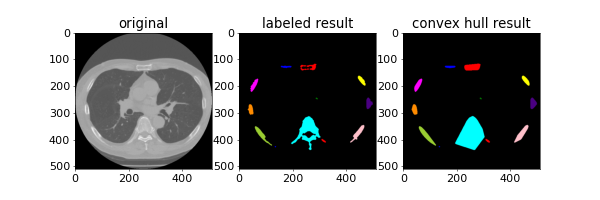
#> input picture img/convexhull2d.png, 600 x 200 px
$ python -i skeleton2d.py   (imports and definitions only)
#> lines starting #> are read from the running program, lines starting #| are printed output that depends on the picture; after the words box and inside, x2 and y2 are one past the last pixel; in counts of white or black regions, pixels touching at a corner belong together
import matplotlib
import matplotlib.pyplot as plt
import numpy as np

from skimage.measure import label
from skimage.morphology import disk, binary_closing, binary_opening, convex_hull_image, skeletonize, dilation
from skimage.color import label2rgb

plt.rcParams["font.size"] = 16

def skeleton_2d(input_img):

    im_row = 2
    im_col = 3

    plt.figure(figsize=(12, 9), dpi=50),plt.subplots_adjust(hspace=0.5)
    plt.subplot(im_row,im_col,1),plt.title("original"),plt.imshow(input_img, cmap="gray")

    # Threshold
    output_img = np.where(input_img>100, 1, 0)
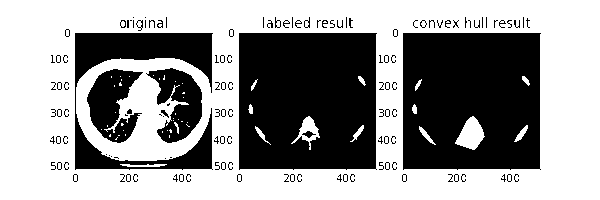
#> output_img: shape (200, 600) int64; values 0 (black) and 1 (white), 59.1% white; 128 black regions (103 under 20 px), largest, box (x1, y1, x2, y2) and area: (239, 33, 377, 170) 18011, (403, 33, 541, 170) 17749, (75, 33, 213, 170) 6648
    plt.subplot(im_row,im_col,2),plt.title("CT>100HU"),plt.imshow(output_img)

    # closing
    output_img = binary_closing( output_img, disk(3) )
#> output_img: shape (200, 600) bool; 61.6% white; 9 black regions, largest, box (x1, y1, x2, y2) and area: (239, 33, 376, 170) 17963, (403, 33, 540, 170) 17726, (75, 33, 212, 79) 4167

    # opening
    output_img = binary_opening( output_img, disk(2) )
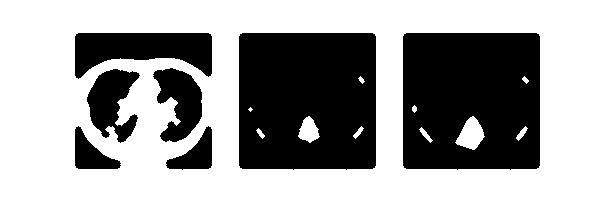
#> output_img: shape (200, 600) bool; 61.2% white; 7 black regions, largest, box (x1, y1, x2, y2) and area: (239, 33, 376, 170) 18104, (403, 33, 540, 170) 17811, (75, 33, 212, 79) 4167
    plt.subplot(im_row,im_col,3),plt.title("remove small regions"),plt.imshow(output_img)

    # labeling
    output_img = label( output_img )
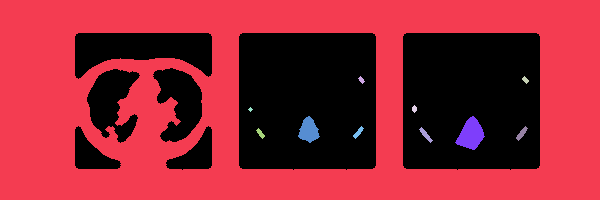
#> output_img: shape (200, 600) int32; 12 distinct labels, from 0 to 11; one colour per label, 0 black
    max_label = np.max( output_img )
#> max_label = 11
    print("max_label:", max_label)
#| max_label: 11
    plt.subplot(im_row,im_col,4),plt.title("labeled regions"),plt.imshow(label2rgb( output_img, bg_label=0 ))

    # convex hull
    for i in range(1,max_label+1):
        label_img = np.where( output_img==i, 1, 0 )
        label_img = convex_hull_image( label_img )
        output_img = np.where( label_img==1, i, output_img )
#> this loop made 11 passes
#> pass 1, in skeleton_2d, `label_img = np.where( output_img==i, 1, 0 )`:
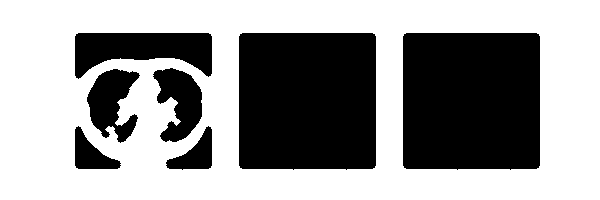
#> label_img: shape (200, 600) int64; values 0 (black) and 1 (white), 60.1% white; 7 black regions, largest, box (x1, y1, x2, y2) and area: (239, 33, 376, 170) 18614, (403, 33, 540, 170) 18614, (75, 33, 212, 79) 4167
    plt.subplot(im_row,im_col,5),plt.title("convex hull"),plt.imshow(label2rgb( output_img, bg_label=0 ))

    # copy
    labeled_result_img = output_img

    # skeletonize
    output_img = np.where( output_img>0, 1, 0)
#> output_img: shape (200, 600) int64; every value is 1
    output_img = skeletonize( output_img )
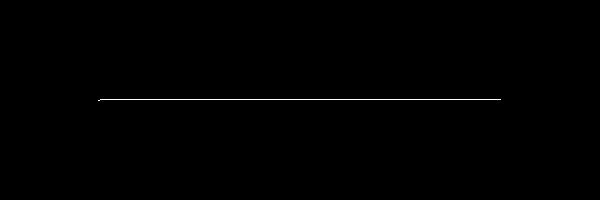
#> output_img: shape (200, 600) bool; 0.34% white in thin lines or dots, all inside (x1, y1, x2, y2) = (98, 99, 501, 101)
    output_img = np.where( output_img>0, labeled_result_img, 0 )

    # dilation
    output_img = dilation( output_img, disk(3) )
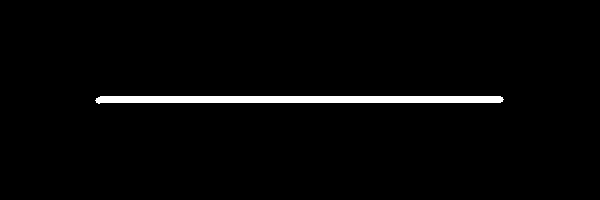
#> output_img: shape (200, 600) int32; values 0 (black) and 1 (white), 2.4% white; 1 white region, box (x1, y1, x2, y2) and area: (95, 96, 504, 104) 2843

    # Plot
    plt.subplot(im_row,im_col,6),plt.title("skeletonized result"),plt.imshow(label2rgb( output_img, bg_label=0 ))
    plt.show()
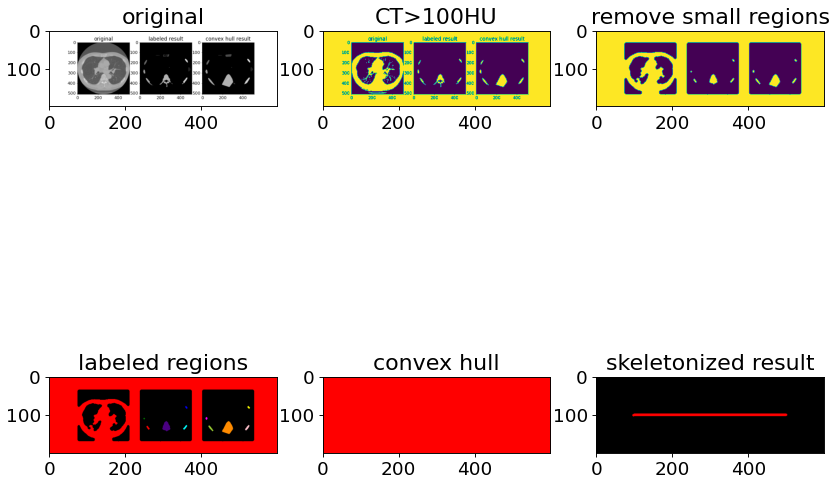
#> figure drawn by matplotlib, 6 panels

def main() :
    print("This is an example of convex hull usiong scikit-image.")

# [2 lines not run here, left out]

>>> import cv2
>>> picture = cv2.imread('img/convexhull2d.png', cv2.IMREAD_GRAYSCALE)
>>> result = skeleton_2d(picture)

$ run again, on img/hessian2d.png
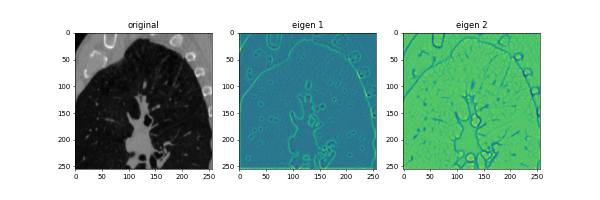
#> input picture img/hessian2d.png, 600 x 200 px
#> in skeleton_2d, `output_img = label( output_img )`:
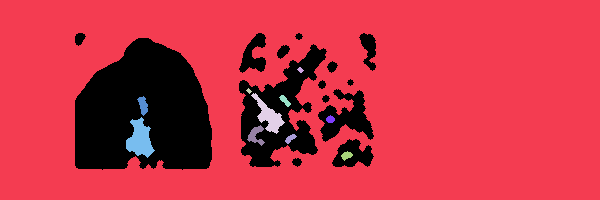
#> output_img: shape (200, 600) int32; 12 distinct labels, from 0 to 11; one colour per label, 0 black
#> max_label = 11
#| max_label: 11
#> the loop in skeleton_2d, `for i in range(1,max_label+1):` made 11 passes
#> pass 1, in skeleton_2d, `label_img = np.where( output_img==i, 1, 0 )`:
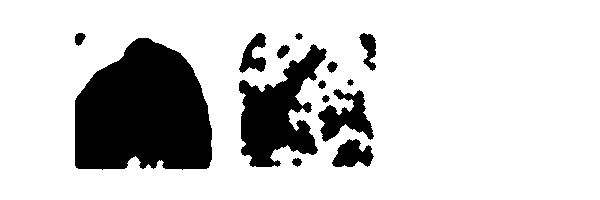
#> label_img: shape (200, 600) int64; values 0 (black) and 1 (white), 80.5% white; 14 black regions, largest, box (x1, y1, x2, y2) and area: (75, 38, 212, 170) 14246, (239, 44, 327, 167) 5424, (318, 89, 374, 142) 1463
